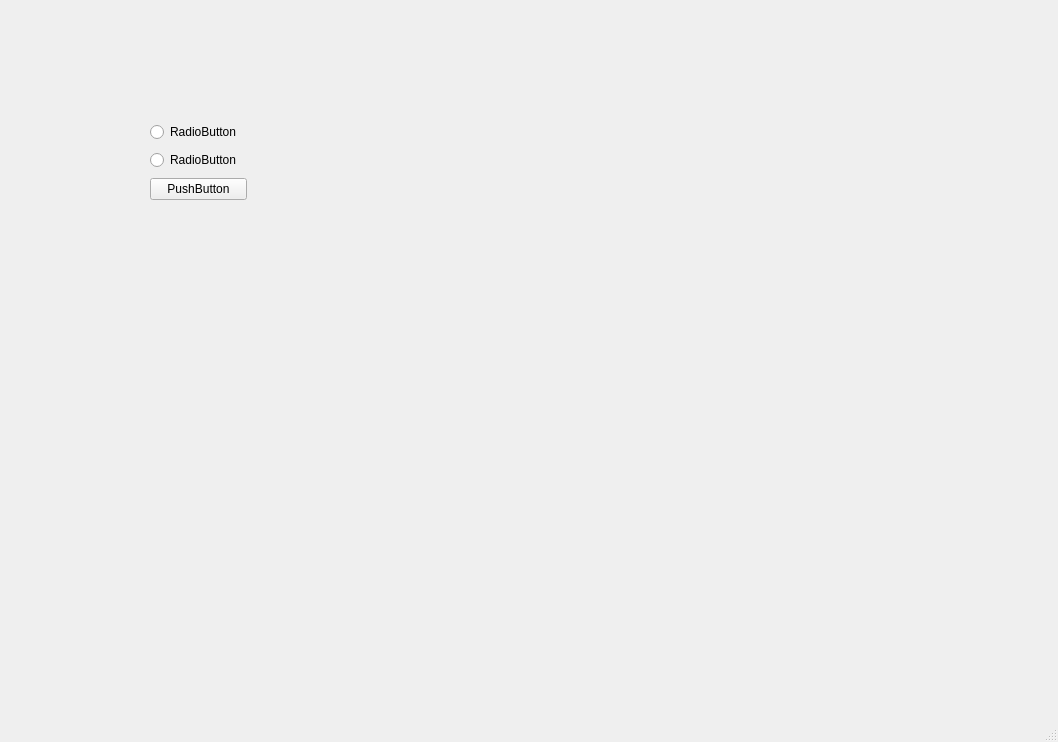
<?xml version="1.0" encoding="UTF-8"?>
<ui version="4.0">
 <class>MainWindow</class>
 <widget class="QMainWindow" name="MainWindow">
  <property name="geometry">
   <rect>
    <x>0</x>
    <y>0</y>
    <width>1058</width>
    <height>742</height>
   </rect>
  </property>
  <property name="contextMenuPolicy">
   <enum>Qt::DefaultContextMenu</enum>
  </property>
  <property name="windowTitle">
   <string>MainWindow</string>
  </property>
  <widget class="QWidget" name="centralwidget">
   <widget class="QWidget" name="layoutWidget">
    <property name="geometry">
     <rect>
      <x>150</x>
      <y>120</y>
      <width>97</width>
      <height>84</height>
     </rect>
    </property>
    <layout class="QGridLayout" name="gridLayout">
     <item row="0" column="0">
      <widget class="QRadioButton" name="radioButton">
       <property name="text">
        <string>RadioButton</string>
       </property>
      </widget>
     </item>
     <item row="2" column="0">
      <widget class="QPushButton" name="pushButton">
       <property name="text">
        <string>PushButton</string>
       </property>
      </widget>
     </item>
     <item row="1" column="0">
      <widget class="QRadioButton" name="radioButton_2">
       <property name="text">
        <string>RadioButton</string>
       </property>
      </widget>
     </item>
    </layout>
   </widget>
  </widget>
  <widget class="QStatusBar" name="statusbar"/>
  <widget class="filter" name="menuBar">
   <property name="geometry">
    <rect>
     <x>0</x>
     <y>0</y>
     <width>1058</width>
     <height>26</height>
    </rect>
   </property>
  </widget>
 </widget>
 <customwidgets>
  <customwidget>
   <class>filter</class>
   <extends>QMenuBar</extends>
   <header>filter.h</header>
  </customwidget>
 </customwidgets>
 <resources/>
 <connections/>
</ui>
